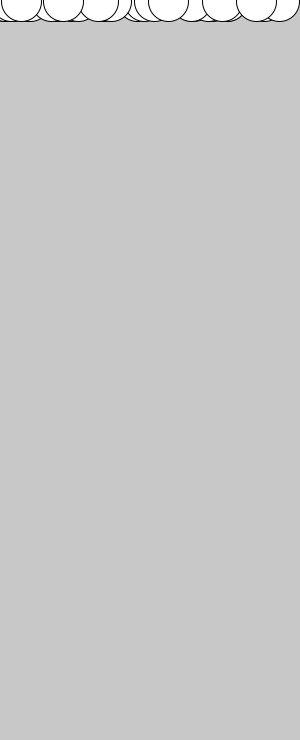
Frame 1 (no input)
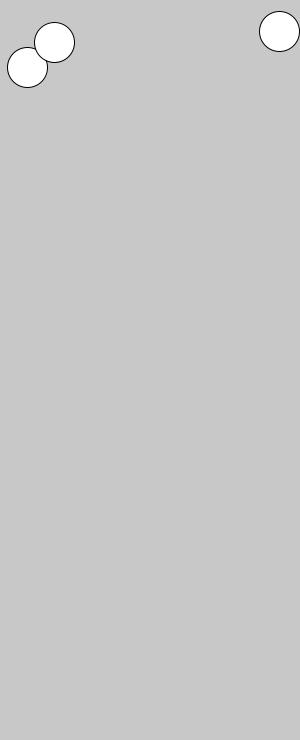
Frame 60 (the mouse pressed at the canvas centre just before this capture)
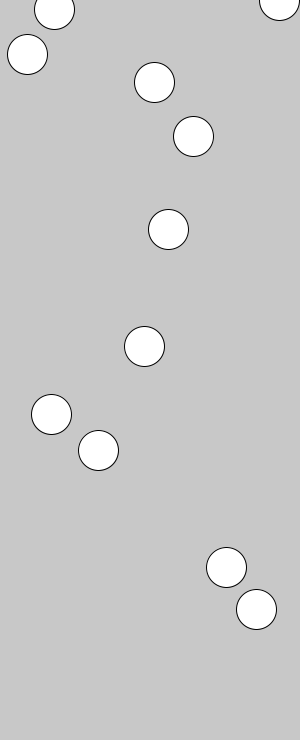
Frame 120 (the mouse held since frame 60 and released just before this capture)

The Processing sketch that drew these frames (run headless with seeded random() and noise(); from frame 60 on, the mouse is pressed at the canvas centre):

// Processing sketch: processing_118870
// ── processing_118870.pde

DroppingBall[] ball = new DroppingBall [30];


void setup() {
  size(300, 740);
  for (int i = 0; i < ball.length; i ++) {
  ball[i] = new DroppingBall(random(width));
  }
 
}


void draw() {
  background(200);
  
 
   for (int i = 0; i < ball.length; i ++) {
  //ball[i] = new DroppingBall(random(width));
  ball[i].update();
  ball[i].display();
   }
  //if (millis() - lastDrop > dropRate) {
    //ball[i].reset();
    //lastDrop = millis();
  //}
  //println(millis()); millis = one thousand second
}
class DroppingBall {
  float y;
  float x;
  float ySpeed;
  float gravity;
  int lastDrop;
  int dropRate;
  DroppingBall(float tempx) {
    y=0;
    ySpeed =0;
    gravity=1.5;
    x = tempx;
    lastDrop = millis()+int (random(0,100));
    dropRate = int(random(1000)) + 1000;
  }

  void display () {
    ellipse(x, y, 40, 40);
  }

  void update () {
    ySpeed += gravity;//acceleration
    y += ySpeed;//actual movement of the object
    if ( millis() - lastDrop > dropRate ) {
      reset();
      lastDrop = millis();
    }
  }

  //if (y>height) {
  //reset();// ball back to start and repeating
  //}

void reset () {
  y=0;
  ySpeed=0;
}
}
